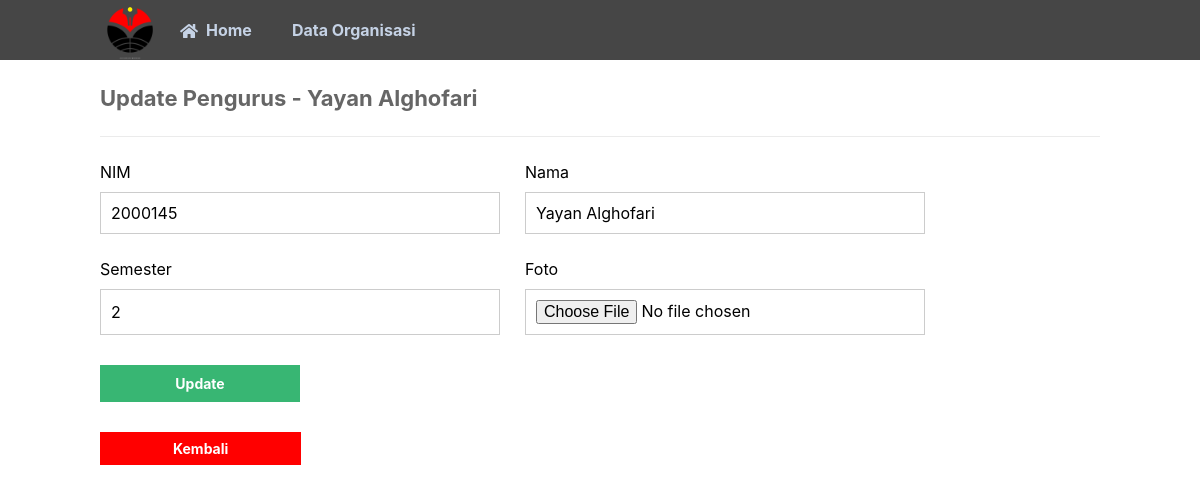
The app's page /pengurus/updatePengurus.php?nim=2000145 with its own data.
### tables this page shows
CREATE TABLE `pengurus` (
  `nim` varchar(11) NOT NULL,
  `nama` varchar(100) NOT NULL,
  `semester` int(11) NOT NULL,
  `foto` longblob NOT NULL,
  `id_bidang` int(11) NOT NULL
);

### pengurus/updatePengurus.php (the view, shortened to what this page needs)
<?php
include '../functions.php';
$pdo = pdo_connect_mysql();
if (isset($_GET['nim'])) {
        $stmt = $pdo->prepare('SELECT * FROM pengurus WHERE nim = ?');
        $stmt->execute([$_GET['nim']]);
        $pengurus = $stmt->fetch(PDO::FETCH_ASSOC);
}else {
        exit('No ID specified!');
}
?>
<?= template_header_bidang('Update Pengurus') ?>
<div class="content update">
    <h2>Update Pengurus - <?= $pengurus['nama'] ?></h2>
    <form action="updatePengurus.php?nim=<?= $pengurus['nim'] ?> &confirm=update" method="post">
        <label for="nim">NIM</label>
        <label for="nama">Nama</label>
        <input type="text" name="nim" value="<?= $pengurus['nim'] ?>" id="nim">
        <input type="text" name="nama" value="<?= $pengurus['nama'] ?>" id="nama">
        <label for="semester">Semester</label>
        <label for="foto">Foto</label>
        <input type="text" name="semester" value="<?= $pengurus['semester'] ?>" id="semester">
        <input type="file" name="foto" id="foto">
        <input type="submit" name="submit" value="Update">
    </form>
    <a href="readPengurus.php?id_bidang=<?= $pengurus['id_bidang'] ?> &confirm=kembali" class="create-contact2">Kembali</a>
</div>
<?= template_footer() ?>

### assets/style/style.css (style rules this page uses)
* { box-sizing: border-box; font-family: -apple-system, BlinkMacSystemFont, "segoe ui", roboto, oxygen, ubuntu, cantarell, "fira sans", "droid sans", "helvetica neue", Arial, sans-serif; font-size: 16px; -webkit-font-smoothing: antialiased; -moz-osx-font-smoothing: grayscale; }
body { background-color: #FFFFFF; margin: 0; }
.content { width: 1000px; margin: 0 auto; }
.content h2 { margin: 0; padding: 25px 0; font-size: 22px; border-bottom: 1px solid #ebebeb; color: #666666; }
.update form { padding: 15px 0; display: flex; flex-flow: wrap; }
.update form label { display: inline-flex; width: 400px; padding: 10px 0; margin-right: 25px; }
.update form input { padding: 10px; width: 400px; margin-right: 25px; margin-bottom: 15px; border: 1px solid #cccccc; }
.update form input[type="submit"] { display: block; background-color: #38b673; border: 0; font-weight: bold; font-size: 14px; color: #FFFFFF; cursor: pointer; width: 200px; margin-top: 15px; }

### pengurus/updatePengurus.php (style rules this page uses)
.create-contact2 { display: inline-block; text-decoration: none; background-color: red; font-weight: bold; font-size: 14px; color: #FFFFFF; padding: 8px 73px; }

### records on screen
pengurus: nama "Yayan Alghofari", nim "2000145", semester "2"
